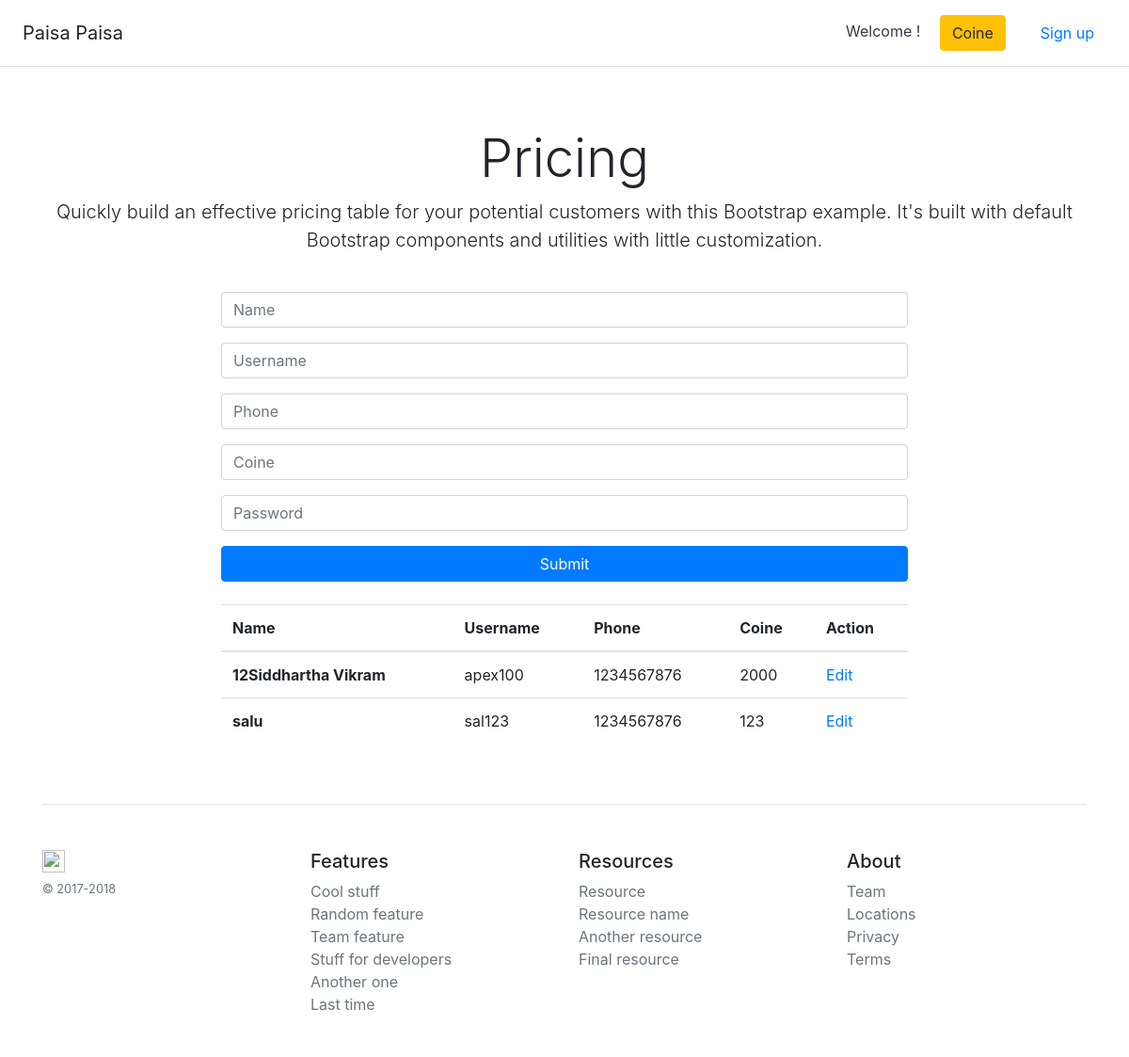
/backend, run on the app's committed database.
### models.py (models this page shows, shortened)
class Users(Base):
    __tablename__ = 'user_data'
    id = Column(Integer, primary_key=True)
    name = Column(String(80))
    username = Column(String(80))
    phone = Column(String(120))
    coine = Column(Integer)
    password = Column(String(120))
    def __repr__(self):
        return '<Users %r>' % (self.name)

### app.py (the view)
@app.route('/backend', methods=["POST", "GET"])
def backend():
    if request.method == "POST":
        name = request.form["name"]
        username = request.form["username"]
        phone = request.form['phone']
        coine = request.form['coine']
        password = request.form["password"]
        new_flight = Users(name,username,phone,coine,password)
        db_session.add(new_flight)
        db_session.commit()
        return redirect("/backend", code=302)
    else:
        flights = Users.query.all()
        print (flights)
        return render_template('backend.html', flights=flights)

### app.py (called while the page is built)
@app.teardown_appcontext
def shutdown_session(exception=None):
    db_session.remove()

### templates/backend.html
{% extends 'base.html' %}
{% block content %}
<div class="row">
        <div class="col-sm-2"></div>
        <div class="col-sm-8">
    <form method="POST" id="target">
        <div class="form-group">
            <input type="text" class="form-control" name="name" placeholder="Name">
        </div>
        <div class="form-group">
                <input type="text" class="form-control" name="username" placeholder="Username">
        </div>
        <div class="form-group">
            <input type="text" class="form-control" name="phone" placeholder="Phone">
        </div>
        <div class="form-group">
                <input type="text" class="form-control" name="coine" placeholder="Coine">
        </div>
        <div class="form-group">
            <input type="password" class="form-control" name="password" placeholder="Password">
        </div>
        <button type="submit" class="btn btn-block btn-primary">Submit</button>
    </form>
    <br />
    <div class="table-responsive">
        <table class="table" id="flights">
            <thead>
                <tr>
                    <th scope="col">Name</th>
                    <th scope="col">Username</th>
                    <th scope="col">Phone</th>
                    <th scope="col">Coine</th>
                    <th scope="col">Action</th>
                </tr>
            </thead>
            <tbody>
            {% for flight in flights %}
                <tr id={{ flight.id }}>
                    <th scope="row">{{ flight.name }}</th>
                    <td> {{flight.username }} </td>
                    <td> {{ flight.phone }} </td>
                    <td> {{ flight.coine }} </td>
                    <td> <a href="/edit/{{ flight.id }}">Edit</a> </td>
                </tr>
            {% endfor %}
            </tbody>
        </table>
    </div>
    </div><div class="col-sm-2"></div>
    </div>
{% endblock %}

### data on the page
Users: name "12Siddhartha Vikram", username "apex100", phone "1234567876", coine "2000"
Users: name "salu", username "sal123", phone "1234567876", coine "123"
